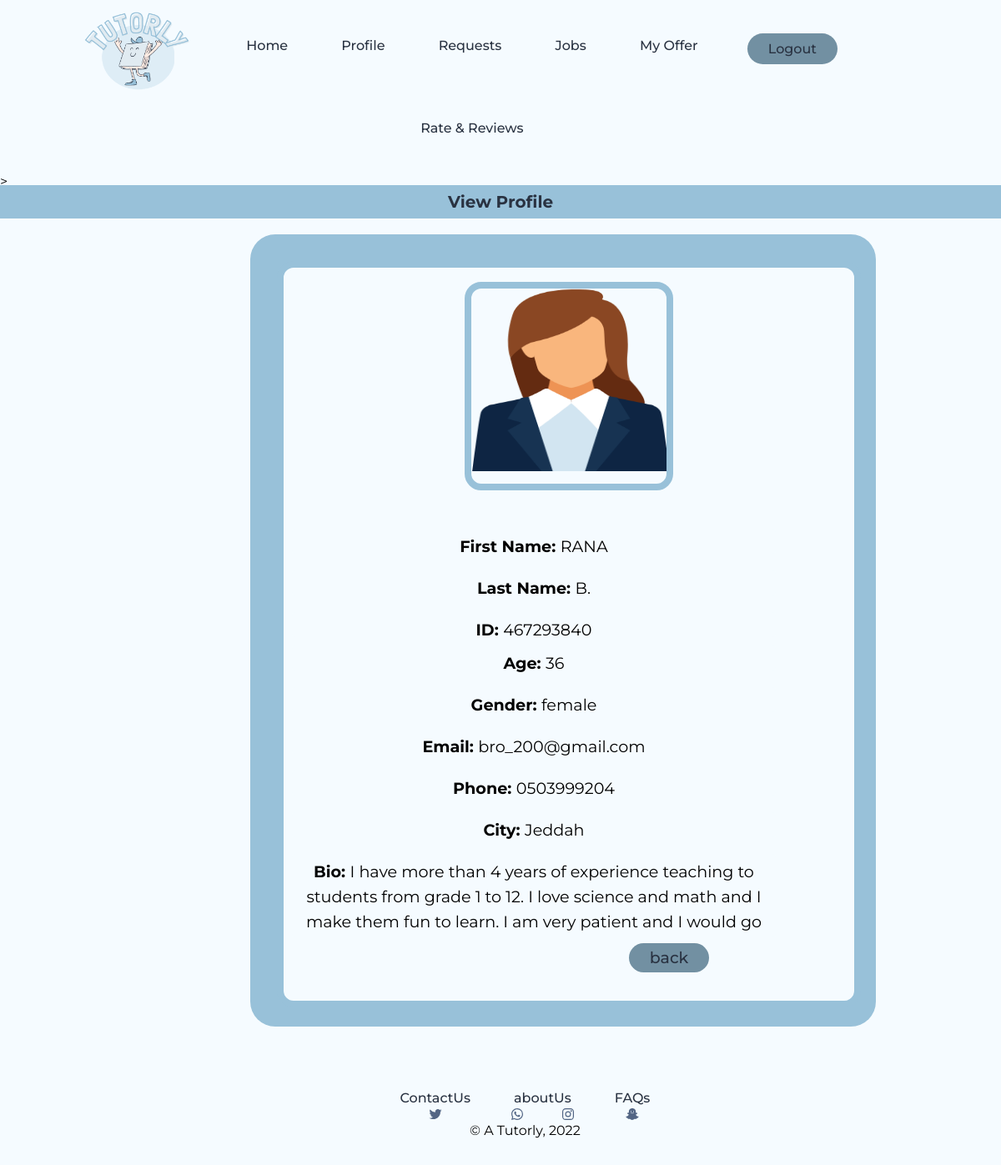
The page /php_files/ViewProfileTutor.php (signed in) on the database its author committed.
### tables this page shows
CREATE TABLE `tutor` (
  `email` varchar(100) NOT NULL,
  `password` varchar(30) NOT NULL,
  `firstName` varchar(100) NOT NULL,
  `lastName` varchar(100) NOT NULL,
  `gender` varchar(7) NOT NULL,
  `ID` int(11) NOT NULL,
  `age` int(11) NOT NULL,
  `city` varchar(30) NOT NULL,
  `phone` varchar(30) NOT NULL,
  `bio` text NOT NULL,
  `img` varchar(100) NOT NULL
);

### php_files/ViewProfileTutor.php (the view, shortened to what this page needs)
<?php
$servername= "localhost";
$username= "root" ;
$password= "";
$dbname= "381" ;
$connection= mysqli_connect($servername,$username,$password,$dbname);
?>
<?php include ("../php_files/tutorHeader.php"); ?>
<!DOCTYPE html>
<html lang ="en">
    <head>
    <link rel ="stylesheet" type= "text/css" href="../css_files/common.css">>
     <link rel ="stylesheet" type= "text/css" href="../css_files/ViewProfileTutor.css">
     </html>
</head>
     <body>
        <h2>
            View Profile
        </h2>
        <?php
                $currentUser = $_SESSION['email'];
                $sql = "SELECT * FROM `tutor` WHERE email ='$currentUser'";
                $gotResuslts = mysqli_query($connection,$sql);
                if($gotResuslts){
                    if(mysqli_num_rows($gotResuslts)>0){
                        while($row = mysqli_fetch_array($gotResuslts)){
                        ?>
            <div class="holder">
                <div class = "detail">
                <div class="forthepic">
               <img class = "pic"src="../images/TutorPic1.png"<?php echo $row['img']; ?>alt="Tutor Picture" height="250"></div><br>
                       <p class="needs-container"> First Name: <span class="par"><?php echo $row['firstName']; ?></span>
            </p>
            <p class="needs-container">
                Last Name:
                <span class="par"> <?php echo $row['lastName']; ?></span>
            </p>
            <p class="needs-container"> ID:
                <span class="par"><?php echo $row['ID']; ?></span>
            </p>
            <p class="needs-container"> Age:
                <span class="par"><?php echo $row['age']; ?></span>
            </p>
            <p class="needs-container"> Gender: <span class="par"><?php echo $row['gender']; ?></span>
            </p>
            <p class="needs-container"> Email:
            <span class="par"><?php echo $row['email']; ?></span>
            </p>
            <p class="needs-container"> Phone:
                <span class="par"><?php echo $row['phone']; ?></span>
            </p>
            <p class="needs-container"> City:
                <span class="par"><?php echo $row['city']; ?></span>
            </p>
            <p class="bio-par"> Bio:
                <span class="par">
                <?php echo $row['bio']; ?>
                </span>
            </p>
<a class= "button1" href="../php_files/HomePageTutor.php">back</a>
                     </p>  </div>
                     <?php
}}}  ?>
<br><br><br>
                     <?php include ("../php_files/footer.php"); ?>
     </body>
</html>

### css_files/common.css (style rules this page uses)
* { box-sizing: border-box; margin: 0; padding : 0; background-color: #F5FBFF; font-family: "Montserrat", sans-serif; }
li, a { font-weight: 500; font-size: 16px; color: #293241; text-decoration: none; }
h2 { height: 40px; background-color:#98C1D9; color: #293241; text-align: center; padding: 8px; font-weight: bold; font-size: 20px; margin: -5px; }
html, body { height:100%; width: 100%; margin: 0; display: table; }
.detail { text-align: left; height:500px; width: 700px; padding: 10px; }
.pic { padding: 0px; border: solid #98C1D9; align-items: center; }
.pic, .detail { border-radius: 20px; border: solid #98C1D9 5px; margin: 1% -3.5%; }
.button1,.Submit,.changephoto { font-size: 19px; border-radius: 20px; padding: 5px; transition: all 0.3s ease 0s; }
.button1,.changephoto { background-color:#7290a2 ; cursor: pointer; padding: 6px 25px; margin-left:240px; left:18%; }
.holder { padding: 25px ; margin-top: 30px; line-height: 30px; text-align: center; background-color:#98C1D9; border-radius: 30px; margin: 2% 25%; }
.forthepic img { width: 250px; padding-bottom: 15px; }
span.par { font-weight: 400; color:black; }

### css_files/ViewProfileTutor.css (style rules this page uses)
.detail { text-align: center; height: 895px; width: 700px; }
.pic, .detail { border: solid #98C1D9 8px; margin: 1%; }
.holder { width: 750px; height: 950px; }

### php_files/ViewProfileTutor.php (style rules this page uses)
.needs-container { font-size: larger; height: 30px; width: 580px; display: block; margin-top: 10px; margin-bottom: 10px; background-clip: padding-box; border-radius: 0.25rem; padding: .375rem .75rem; font-weight: 650; }
.bio-par { font-size: larger; height: 100px; width: 580px; display: block; margin-top: 10px; margin-bottom: 10px; background-clip: padding-box; border-radius: 0.25rem; padding: .375rem .75rem; overflow: auto; font-weight: 650; text-align: center; }

### rows shown on the page
tutor: firstName "RANA", lastName "B.", ID "467293840", age "36", gender "female", email "bro_200@gmail.com", phone "0503999204", city "Jeddah", bio "I have more than 4 years of experience teaching to students from grade 1 to 12. I love science and math and I make them fun to learn. I am very patient and I would go…"
